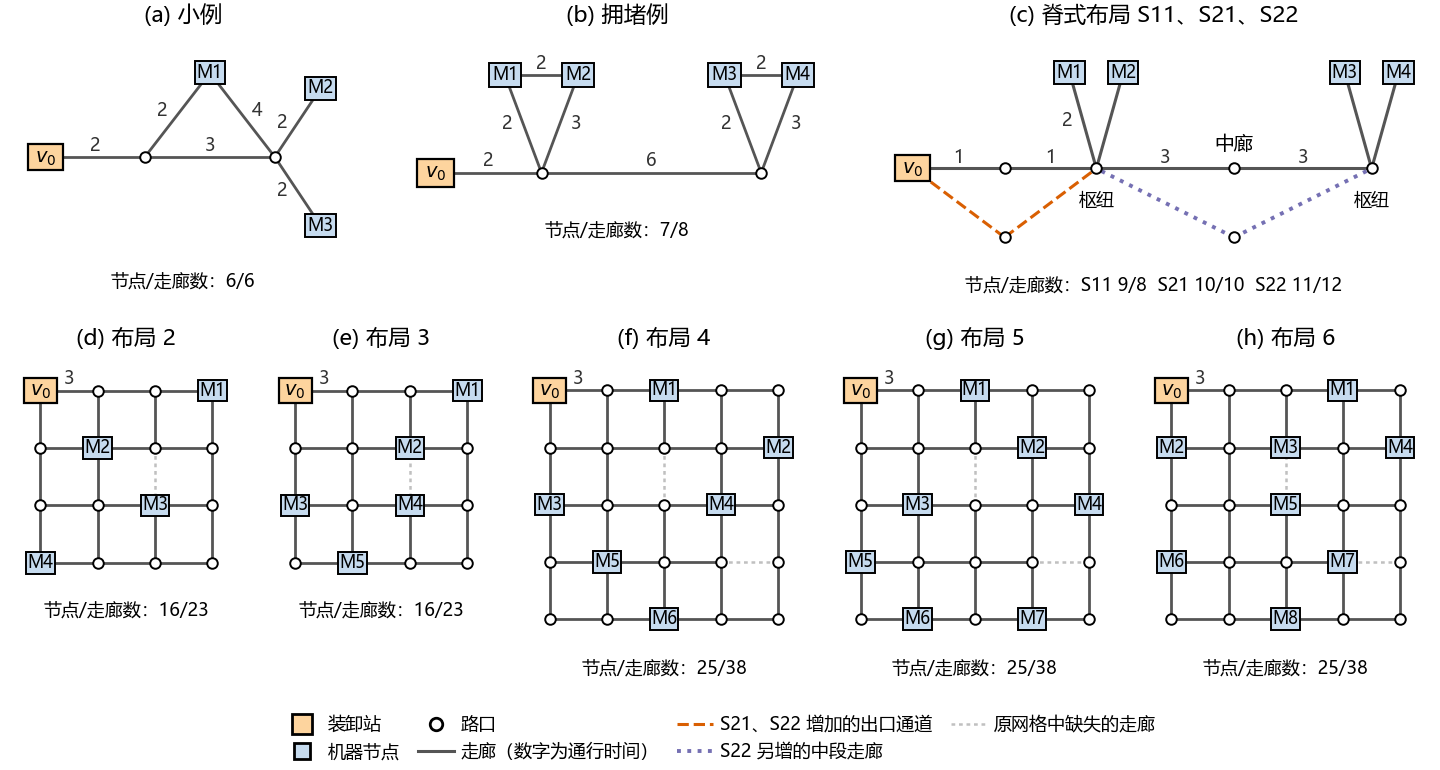

Python code for this plot:
# -*- coding: utf-8 -*-
"""实验所用路网（中文版），输出 fig_strc_layouts_CN。

拓扑逐条读自实验实际加载的算例文件：主批次读 clbs/input，外部布局批次读
STRC/database/instances；本脚本只负责给节点排坐标，不手工增删走廊。
"""
from __future__ import annotations

import json
import os

import matplotlib

matplotlib.use("Agg")
import matplotlib.pyplot as plt  # noqa: E402
from matplotlib.lines import Line2D  # noqa: E402

from _cjk_mpl import setup_cjk  # noqa: E402

setup_cjk()

HERE = os.path.dirname(os.path.abspath(__file__))
ROOT = os.path.abspath(os.path.join(HERE, "..", ".."))
CLBS_INPUT = os.path.join(ROOT, "clbs", "input")
PUB = os.path.join(ROOT, "STRC", "database", "instances")
OUT = os.path.join(HERE, "fig_strc_layouts_CN")

C_LU, C_MACH, C_JUNC = "#fdd49e", "#c6dbef", "white"
C_EDGE, C_ADD1, C_ADD2, C_GONE = "#555555", "#d95f02", "#7570b3", "#c0c0c0"
FS = 7.0


def load(path):
    with open(path, encoding="utf-8") as fh:
        d = json.load(fh)
    net = d["network"]
    edges = {frozenset((c["u"], c["v"])): c["time"] for c in net["corridors"]}
    machines = {m["node"]: m["id"] for m in d["machines"]}
    return net["lu_node"], net["nodes"], edges, machines, d.get("_spec", {})


def fmt(t):
    return f"{t:g}"


def draw_node(ax, n, xy, lu, machines, size=1.0):
    x, y = xy
    if n == lu:
        w, h = 0.46 * size, 0.34 * size
        ax.add_patch(plt.Rectangle((x - w / 2, y - h / 2), w, h, fc=C_LU,
                                   ec="black", lw=0.8, zorder=3))
        ax.text(x, y, "$v_0$", ha="center", va="center", fontsize=FS, zorder=4)
    elif n in machines:
        w, h = 0.40 * size, 0.30 * size
        ax.add_patch(plt.Rectangle((x - w / 2, y - h / 2), w, h, fc=C_MACH,
                                   ec="black", lw=0.7, zorder=3))
        ax.text(x, y, f"M{machines[n]}", ha="center", va="center",
                fontsize=FS - 1.0, zorder=4)
    else:
        ax.plot([x], [y], "o", ms=3.8, mfc=C_JUNC, mec="black", mew=0.7, zorder=3)


def draw_edge(ax, a, b, color=C_EDGE, ls="-", lw=1.0, label=None, off=(0, 0.13)):
    ax.plot([a[0], b[0]], [a[1], b[1]], color=color, ls=ls, lw=lw, zorder=1)
    if label is not None:
        ax.text((a[0] + b[0]) / 2 + off[0], (a[1] + b[1]) / 2 + off[1], label,
                ha="center", va="center", fontsize=FS - 0.5, color="#333333")


def finish(ax, title, footer, fy):
    ax.set_title(title, fontsize=8)
    ax.text(0.5, fy, footer, transform=ax.transAxes, ha="center", va="top",
            fontsize=FS - 0.5)
    ax.set_aspect("equal")
    ax.set_anchor("N")
    ax.axis("off")


def hand_panel(ax, fname, title, pos, offs):
    lu, nodes, edges, machines, _ = load(os.path.join(CLBS_INPUT, fname))
    assert set(pos) == set(nodes), set(nodes) ^ set(pos)
    for pair, t in edges.items():
        a, b = sorted(pair)
        draw_edge(ax, pos[a], pos[b], label=fmt(t), off=offs.get(pair, (0, 0.14)))
    for n in nodes:
        draw_node(ax, n, pos[n], lu, machines)
    xs = [p[0] for p in pos.values()]
    ys = [p[1] for p in pos.values()]
    ax.set_xlim(min(xs) - 0.5, max(xs) + 0.5)
    ax.set_ylim(min(ys) - 0.55, max(ys) + 0.45)
    finish(ax, title, f"节点/走廊数：{len(nodes)}/{len(edges)}", -0.02)


def spine_panel(ax):
    tags = {"S11": "LD11", "S21": "LD21", "S22": "LD22"}
    nets = {k: load(os.path.join(PUB, f"S8x4x4-{v}-H0.3-F0.6-A4-s42.json"))
            for k, v in tags.items()}
    lu, nodes, e22, machines, _ = nets["S22"]
    e11, e21 = nets["S11"][2], nets["S21"][2]
    pos = {"v0": (0.0, 0.0), "e1": (1.2, 0.0), "e2": (1.2, -0.9), "h1": (2.4, 0.0),
           "g1": (4.2, 0.0), "g2": (4.2, -0.9), "h2": (6.0, 0.0),
           "r1": (2.05, 1.25), "r2": (2.75, 1.25), "r3": (5.65, 1.25), "r4": (6.35, 1.25)}
    assert set(pos) == set(nodes), set(nodes) ^ set(pos)
    labelled_spur = False
    for pair, t in e22.items():
        a, b = sorted(pair)
        if pair in e11:
            color, ls, lw = C_EDGE, "-", 1.1
        elif pair in e21:
            color, ls, lw = C_ADD1, "--", 1.1
        else:
            color, ls, lw = C_ADD2, ":", 1.4
        label, off = None, (0, 0.14)
        if pair in e11:
            if not any(n in machines for n in pair):
                label = fmt(t)
            elif not labelled_spur and "r1" in pair:
                labelled_spur, label, off = True, fmt(t), (-0.2, 0.0)
        draw_edge(ax, pos[a], pos[b], color, ls, lw, label, off)
    for n in nodes:
        draw_node(ax, n, pos[n], lu, machines)
    ax.text(4.2, 0.18, "中廊", ha="center", va="bottom", fontsize=FS)
    ax.text(2.4, -0.42, "枢纽", ha="center", va="center", fontsize=FS - 0.5)
    ax.text(6.0, -0.42, "枢纽", ha="center", va="center", fontsize=FS - 0.5)
    counts = "  ".join(f"{k} {len(v[1])}/{len(v[2])}" for k, v in nets.items())
    ax.set_xlim(-0.5, 6.8)
    ax.set_ylim(-1.35, 1.7)
    finish(ax, "(c) 脊式布局 S11、S21、S22", "节点/走廊数：" + counts, -0.02)


def grid_panel(ax, fname, title):
    lu, nodes, edges, machines, spec = load(os.path.join(PUB, fname))
    rows, cols = spec["grid_rows"], spec["grid_cols"]
    pos = {f"g{r * cols + c + 1}": (c * 1.0, -r * 1.0)
           for r in range(rows) for c in range(cols)}
    assert set(pos) == set(nodes), set(nodes) ^ set(pos)
    for a, b in spec["grid_removed_edges"]:
        pa, pb = pos[f"g{a}"], pos[f"g{b}"]
        draw_edge(ax, pa, pb, color=C_GONE, ls=(0, (1.5, 1.5)), lw=0.9)
    labelled = False
    for pair, t in edges.items():
        a, b = sorted(pair)
        label = None
        if not labelled and pos[a][1] == pos[b][1] == 0.0:
            label, labelled = fmt(t), True
        draw_edge(ax, pos[a], pos[b], label=label, off=(0, 0.2))
    for n in nodes:
        draw_node(ax, n, pos[n], lu, machines, size=1.25)
    ax.set_xlim(-0.45, cols - 0.55)
    ax.set_ylim(-rows + 0.45, 0.5)
    finish(ax, title, f"节点/走廊数：{len(nodes)}/{len(edges)}", -0.03)


def main() -> None:
    fig = plt.figure(figsize=(7.2, 3.85))
    top = fig.add_gridspec(1, 3, width_ratios=[4.6, 5.8, 7.3], left=0.005,
                           right=0.995, top=0.95, bottom=0.57, wspace=0.08)
    bot = fig.add_gridspec(1, 5, width_ratios=[4, 4, 5, 5, 5], left=0.01,
                           right=0.99, top=0.53, bottom=0.11, wspace=0.12)

    hand_panel(fig.add_subplot(top[0, 0]), "example_3x3x2.json", "(a) 小例",
               {"v0": (0.0, 0.0), "c1": (1.3, 0.0), "c2": (3.0, 0.0),
                "r1": (2.15, 1.1), "r2": (3.6, 0.9), "r3": (3.6, -0.9)},
               {frozenset(("c1", "r1")): (-0.2, 0.05),
                frozenset(("r1", "c2")): (0.2, 0.05),
                frozenset(("c2", "r2")): (-0.2, 0.0),
                frozenset(("c2", "r3")): (-0.2, 0.0)})
    hand_panel(fig.add_subplot(top[0, 1]), "congested_8x4x4.json", "(b) 拥堵例",
               {"v0": (0.0, 0.0), "c1": (1.3, 0.0), "r1": (0.85, 1.2),
                "r2": (1.75, 1.2), "c2": (4.0, 0.0), "r3": (3.55, 1.2),
                "r4": (4.45, 1.2)},
               {frozenset(("c1", "r1")): (-0.2, 0.0),
                frozenset(("c1", "r2")): (0.2, 0.0),
                frozenset(("c2", "r3")): (-0.2, 0.0),
                frozenset(("c2", "r4")): (0.2, 0.0)})
    spine_panel(fig.add_subplot(top[0, 2]))

    pubs = (("S8x4x4-LyuL2-H0.3-F0.6-A4-s42.json", "(d) 布局 2"),
            ("S8x5x4-LyuL3-H0.3-F0.6-A4-s42.json", "(e) 布局 3"),
            ("S8x6x4-LyuL4-H0.3-F0.6-A4-s42.json", "(f) 布局 4"),
            ("S8x7x4-LyuL5-H0.3-F0.6-A4-s42.json", "(g) 布局 5"),
            ("S8x8x4-LyuL6-H0.3-F0.6-A4-s42.json", "(h) 布局 6"))
    for k, (fname, title) in enumerate(pubs):
        grid_panel(fig.add_subplot(bot[0, k]), fname, title)

    handles = [
        Line2D([], [], marker="s", ls="", ms=7, mfc=C_LU, mec="black", label="装卸站"),
        Line2D([], [], marker="s", ls="", ms=6, mfc=C_MACH, mec="black",
               label="机器节点"),
        Line2D([], [], marker="o", ls="", ms=4.5, mfc=C_JUNC, mec="black",
               label="路口"),
        Line2D([], [], color=C_EDGE, lw=1.1, label="走廊（数字为通行时间）"),
        Line2D([], [], color=C_ADD1, lw=1.1, ls="--", label="S21、S22 增加的出口通道"),
        Line2D([], [], color=C_ADD2, lw=1.4, ls=":", label="S22 另增的中段走廊"),
        Line2D([], [], color=C_GONE, lw=0.9, ls=(0, (1.5, 1.5)),
               label="原网格中缺失的走廊"),
    ]
    fig.legend(handles=handles, loc="lower center", ncol=4, fontsize=FS - 0.5,
               frameon=False, bbox_to_anchor=(0.5, -0.01), handletextpad=0.4,
               columnspacing=1.0)
    fig.savefig(OUT + ".pdf")
    fig.savefig(OUT + ".png", dpi=200)
    print("wrote", OUT + ".pdf")


if __name__ == "__main__":
    main()
